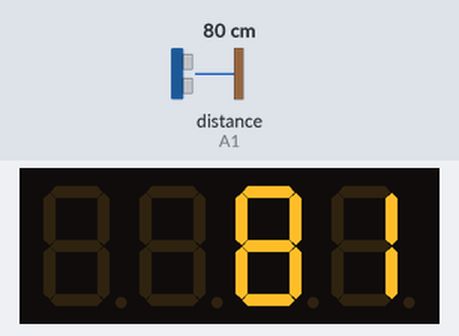
This sketch was run on a simulated Arduino Uno, built with avr-gcc and run on an emulated ATmega328P. On the bench: 4-digit seven-segment display. The test bench sets the inputs (shaded band); at power-on: distance to the obstacle (sensor on A1) 80 cm. The echo pulse lasts 58.3 µs per cm; no radio packets arrive unless stated.

Above: at 1.2 s.
1.3 s: distance to the obstacle (sensor on A1) set to 2 cm
At 2.4 s:
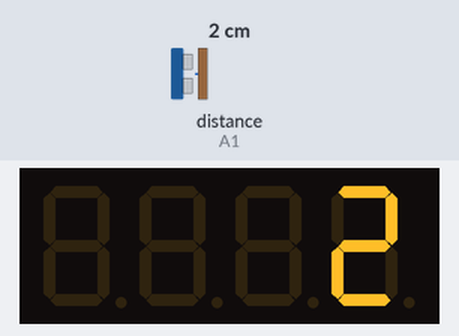
2.9 s: distance to the obstacle (sensor on A1) set to 4 cm
At 3.3 s:
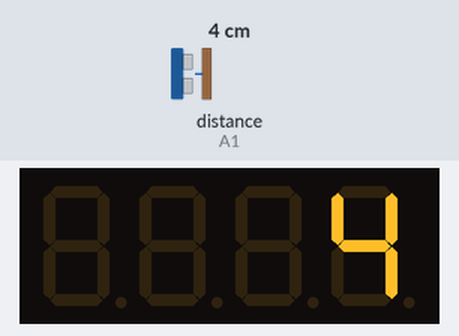
4.4 s: distance to the obstacle (sensor on A1) set to 9 cm
At 4.9 s:
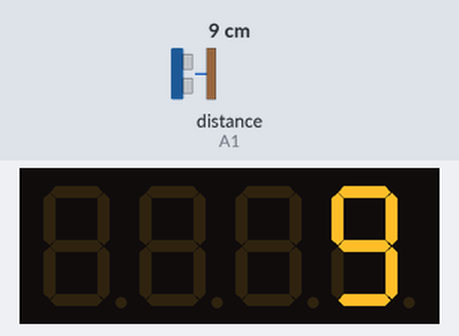
Timing chart, 0 to 7.4 s (numbered marks = the images above; inputs shaded):
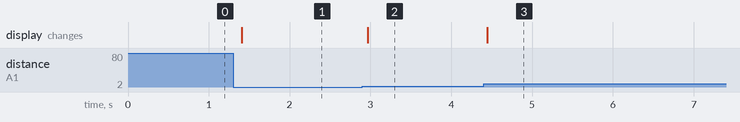

Measured:
- after the input at 1.3 s, the display: changes after 0.11 s (image 1)
- after the input at 2.9 s, the display: changes after 0.07 s (image 2)
- after the input at 4.4 s, the display: changes at once (image 3)

The sketch:

Sensorbox.ino
```cpp
#include <Arduino.h>
#include <TM1637Display.h>
#include <VirtualWire.h>
#include <NewPing.h>

//Distanzsensor
#define trigPin A0
#define echoPin A1
#define MAX_DISTANCE 200
NewPing sonar(trigPin, echoPin, MAX_DISTANCE);

//Display
#define CLK A3
#define DIO A4
TM1637Display display(CLK, DIO);

//RF-Transmitter
char Sensor1CharMsg[4];
long distance;
static unsigned long timer = millis();

void setup() {
  //Distanzsensor
  pinMode(trigPin, OUTPUT);
  pinMode(echoPin, INPUT);

  //RF-Transmitter
  vw_set_ptt_inverted(false);
  vw_set_tx_pin(A2);
  vw_setup(4000); // speed of data transfer Kbps

  //Display
  display.setBrightness(0x0f);
}

void loop() {
  if (millis() >= timer) {
    distance = sonar.ping_cm();
    itoa(distance, Sensor1CharMsg, 10);
    display.showNumberDec(distance, false, 4, 0);
    vw_send((uint8_t *)Sensor1CharMsg, strlen(Sensor1CharMsg));
    vw_wait_tx();
    timer += 50;
  }
}
```
